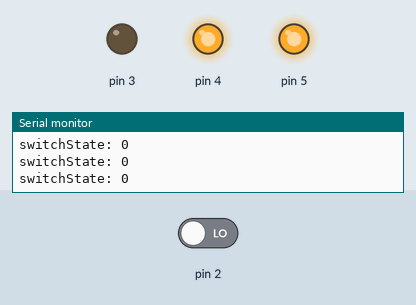
Recording of a sketch running on a simulated Arduino Uno, built with avr-gcc and run on an emulated ATmega328P. Parts: output pins drawn as LEDs (lit = HIGH), the last lines printed to the serial monitor. Dashed ring = blinking. Inputs (shaded band) come from the test bench; at power-on: pin 2 LOW.

Above: at 1.2 s.
1.3 s: pin 2 driven HIGH
At 1.51 s:
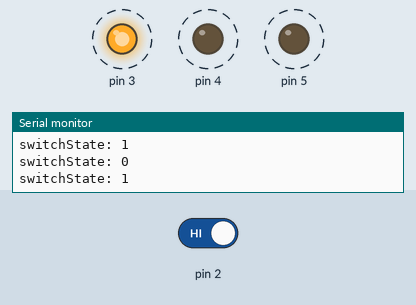
4.3 s: pin 2 driven LOW
At 4.3 s:
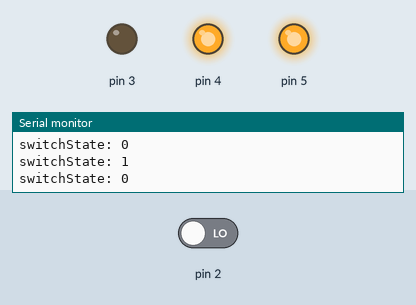
Timing chart, 0 to 7.3 s (numbered marks = the images above; inputs shaded):
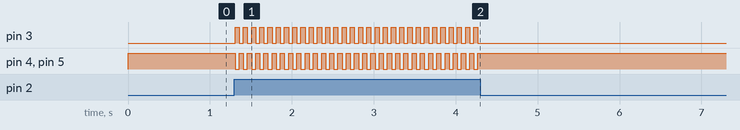

Measured:
- after the input at 1.3 s, pin 3–5: alternates HIGH for 0.05 s and LOW for 0.05 s, starting at once
- after the input at 4.3 s, pin 3: stops changing and stays LOW; pin 4, pin 5: stops changing and stays HIGH

The sketch:

sketch_jan14a.ino
```cpp
void setup() {
  // put your setup code here, to run once:
  pinMode(2, INPUT);
  pinMode(3, OUTPUT);
  pinMode(4, OUTPUT);
  pinMode(5, OUTPUT);
}

int switchState = LOW;

int toggleSwitch() {
  int isPushed = digitalRead(2);
  if (isPushed && !switchState)
    return HIGH;
  else if (isPushed && switchState)
    return LOW;
  return switchState;
}

void loop() {
  switchState = toggleSwitch();
  Serial.begin(9600);
  Serial.print("switchState: ");
  Serial.println(switchState);
  if (switchState) {
    digitalWrite(3, HIGH);
    digitalWrite(4, LOW);
    digitalWrite(5, LOW);
  }
  else {
    digitalWrite(3,LOW);
    digitalWrite(4, HIGH);
    digitalWrite(5, HIGH);
  }
  delay(50);
}
```
